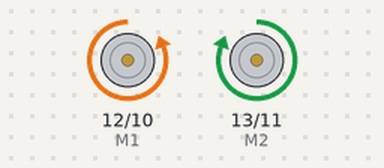
Bench run of a sketch on a simulated Arduino Uno, built with avr-gcc and run on an emulated ATmega328P. Parts: direction and speed pins drawn as motors (green arrow = direction pin HIGH = forward, orange = LOW = backward, longer = more drive).

Above: at 1.5 s.
Timing chart, 0 to 5.6 s (numbered marks = the images above):
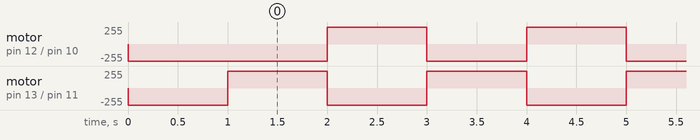

Measured:
- by itself, motor on pin 12 (M1) / pin 10 (E1): repeats every 2.0 s: forward 255/255 1.0 s, backward 255/255 1.0 s
- by itself, motor on pin 13 (M2) / pin 11 (E2): alternates forward 255/255 for 1.0 s and backward 255/255 for 1.0 s

The sketch:

motortest_simple-3.ino
```cpp
int E1 = 10; // enable - with PWM
int M1 = 12;
int E2 = 11;
int M2 = 13;

void setup() {
  pinMode(M1, OUTPUT); // no need for analog output
  pinMode(M2, OUTPUT);
  // enable
  analogWrite(E1, 255);
  analogWrite(E2, 255);
  delay(1000);
}

void loop() {
  // forward
  digitalWrite(M1, LOW);
  digitalWrite(M2, HIGH);
  delay(1000);
  // backward
  digitalWrite(M1, HIGH);
  digitalWrite(M2, LOW);
  delay(1000);
}
```
